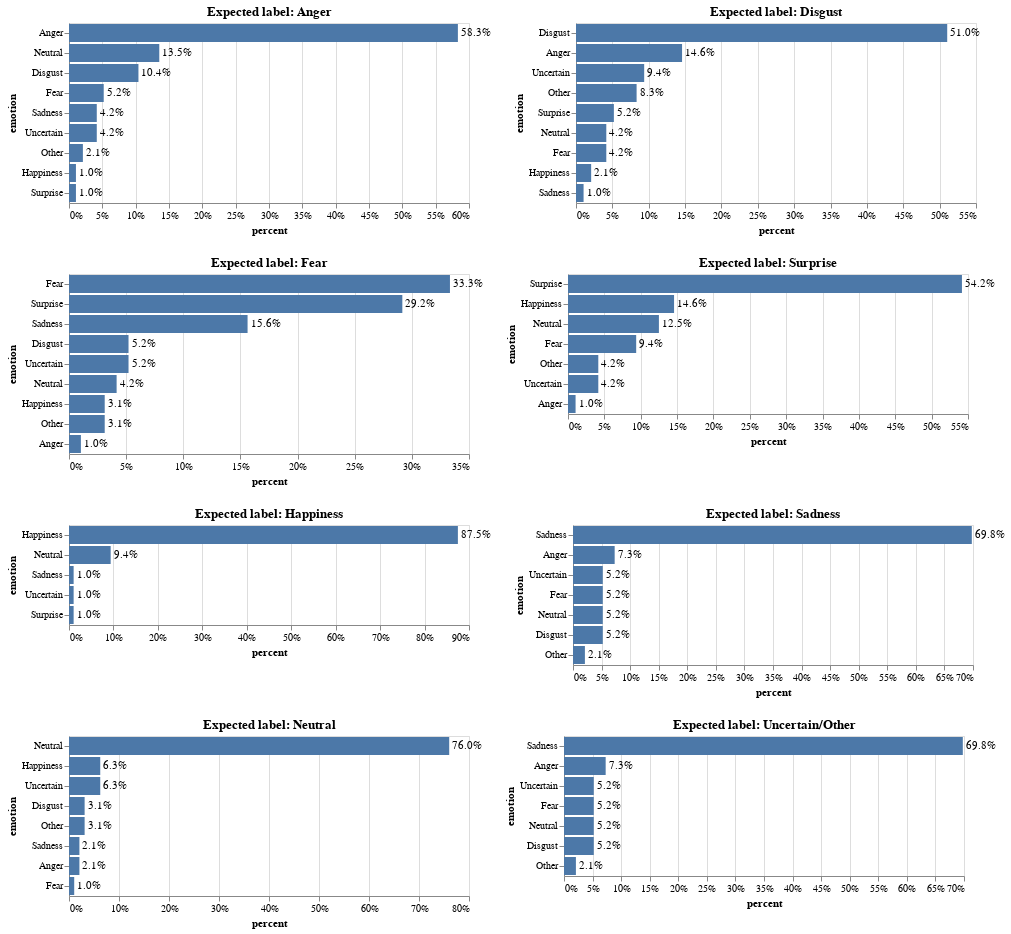

Notebook source saved alongside this figure:
### Code cell
(chart_anger | chart_disgust) & (chart_fear | chart_surprise) & (chart_happiness | chart_sadness) & (chart_neutral | chart_uncertain)

### Figure 1 — Vega-Lite specification as saved in the notebook (floating-point values rounded to 4 significant figures)
{"config": {"view": {"continuousWidth": 400, "continuousHeight": 300}}, "vconcat": [{"hconcat": [{"layer": [{"mark": "bar", "encoding": {"x": {"type": "quantitative", "axis": {"format": ".0%"}, "field": "percent"}, "y": {"type": "nominal", "field": "emotion", "sort": "-x"}}, "title": "Expected label: Anger"}, {"mark": {"type": "text", "align": "left", "baseline": "middle", "dx": 3}, "encoding": {"text": {"type": "quantitative", "field": "percent", "format": ".1%"}, "x": {"type": "quantitative", "axis": {"format": ".0%"}, "field": "percent"}, "y": {"type": "nominal", "field": "emotion", "sort": "-x"}}, "title": "Expected label: Anger"}], "data": {"name": "data-fc1476c212780d0025a4b9df6c674662"}}, {"layer": [{"mark": "bar", "encoding": {"x": {"type": "quantitative", "axis": {"format": ".0%"}, "field": "percent"}, "y": {"type": "nominal", "field": "emotion", "sort": "-x"}}, "title": "Expected label: Disgust"}, {"mark": {"type": "text", "align": "left", "baseline": "middle", "dx": 3}, "encoding": {"text": {"type": "quantitative", "field": "percent", "format": ".1%"}, "x": {"type": "quantitative", "axis": {"format": ".0%"}, "field": "percent"}, "y": {"type": "nominal", "field": "emotion", "sort": "-x"}}, "title": "Expected label: Disgust"}], "data": {"name": "data-9bd4851a32499b1b0c3c2812359bb11b"}}]}, {"hconcat": [{"layer": [{"mark": "bar", "encoding": {"x": {"type": "quantitative", "axis": {"format": ".0%"}, "field": "percent"}, "y": {"type": "nominal", "field": "emotion", "sort": "-x"}}, "title": "Expected label: Fear"}, {"mark": {"type": "text", "align": "left", "baseline": "middle", "dx": 3}, "encoding": {"text": {"type": "quantitative", "field": "percent", "format": ".1%"}, "x": {"type": "quantitative", "axis": {"format": ".0%"}, "field": "percent"}, "y": {"type": "nominal", "field": "emotion", "sort": "-x"}}, "title": "Expected label: Fear"}], "data": {"name": "data-9112cdb226a14694bc4d511731db68d3"}}, {"layer": [{"mark": "bar", "encoding": {"x": {"type": "quantitative", "axis": {"format": ".0%"}, "field": "percent"}, "y": {"type": "nominal", "field": "emotion", "sort": "-x"}}, "title": "Expected label: Surprise"}, {"mark": {"type": "text", "align": "left", "baseline": "middle", "dx": 3}, "encoding": {"text": {"type": "quantitative", "field": "percent", "format": ".1%"}, "x": {"type": "quantitative", "axis": {"format": ".0%"}, "field": "percent"}, "y": {"type": "nominal", "field": "emotion", "sort": "-x"}}, "title": "Expected label: Surprise"}], "data": {"name": "data-a4b4ab5f258e8ccc037045c280ca4046"}}]}, {"hconcat": [{"layer": [{"mark": "bar", "encoding": {"x": {"type": "quantitative", "axis": {"format": ".0%"}, "field": "percent"}, "y": {"type": "nominal", "field": "emotion", "sort": "-x"}}, "title": "Expected label: Happiness"}, {"mark": {"type": "text", "align": "left", "baseline": "middle", "dx": 3}, "encoding": {"text": {"type": "quantitative", "field": "percent", "format": ".1%"}, "x": {"type": "quantitative", "axis": {"format": ".0%"}, "field": "percent"}, "y": {"type": "nominal", "field": "emotion", "sort": "-x"}}, "title": "Expected label: Happiness"}], "data": {"name": "data-0538362e27c8f1e3a300cac866675dba"}}, {"layer": [{"mark": "bar", "encoding": {"x": {"type": "quantitative", "axis": {"format": ".0%"}, "field": "percent"}, "y": {"type": "nominal", "field": "emotion", "sort": "-x"}}, "title": "Expected label: Sadness"}, {"mark": {"type": "text", "align": "left", "baseline": "middle", "dx": 3}, "encoding": {"text": {"type": "quantitative", "field": "percent", "format": ".1%"}, "x": {"type": "quantitative", "axis": {"format": ".0%"}, "field": "percent"}, "y": {"type": "nominal", "field": "emotion", "sort": "-x"}}, "title": "Expected label: Sadness"}], "data": {"name": "data-aed253b1cf0297ee55853b1abf5cd819"}}]}, {"hconcat": [{"layer": [{"mark": "bar", "encoding": {"x": {"type": "quantitative", "axis": {"format": ".0%"}, "field": "percent"}, "y": {"type": "nominal", "field": "emotion", "sort": "-x"}}, "title": "Expected label: Neutral"}, {"mark": {"type": "text", "align": "left", "baseline": "middle", "dx": 3}, "encoding": {"text": {"type": "quantitative", "field": "percent", "format": ".1%"}, "x": {"type": "quantitative", "axis": {"format": ".0%"}, "field": "percent"}, "y": {"type": "nominal", "field": "emotion", "sort": "-x"}}, "title": "Expected label: Neutral"}], "data": {"name": "data-d5ddd7779528d86028d32ee2111bcae6"}}, {"layer": [{"mark": "bar", "encoding": {"x": {"type": "quantitative", "axis": {"format": ".0%"}, "field": "percent"}, "y": {"type": "nominal", "field": "emotion", "sort": "-x"}}, "title": "Expected label: Uncertain/Other"}, {"mark": {"type": "text", "align": "left", "baseline": "middle", "dx": 3}, "encoding": {"text": {"type": "quantitative", "field": "percent", "format": ".1%"}, "x": {"type": "quantitative", "axis": {"format": ".0%"}, "field": "percent"}, "y": {"type": "nominal", "field": "emotion", "sort": "-x"}}, "title": "Expected label: Uncertain/Other"}], "data": {"name": "data-aed253b1cf0297ee55853b1abf5cd819"}}]}], "$schema": "https://vega.github.io/schema/vega-lite/v4.8.1.json", "datasets": {"data-fc1476c212780d0025a4b9df6c674662": [{"counts": 56, "emotion": "Anger", "percent": 0.5833}, {"counts": 13, "emotion": "Neutral", "percent": 0.1354}, {"counts": 10, "emotion": "Disgust", "percent": 0.1042}, {"counts": 5, "emotion": "Fear", "percent": 0.05208}, {"counts": 4, "emotion": "Sadness", "percent": 0.04167}, {"counts": 4, "emotion": "Uncertain", "percent": 0.04167}, {"counts": 2, "emotion": "Other", "percent": 0.02083}, {"counts": 1, "emotion": "Happiness", "percent": 0.01042}, {"counts": 1, "emotion": "Surprise", "percent": 0.01042}], "data-9bd4851a32499b1b0c3c2812359bb11b": [{"counts": 49, "emotion": "Disgust", "percent": 0.5104}, {"counts": 14, "emotion": "Anger", "percent": 0.1458}, {"counts": 9, "emotion": "Uncertain", "percent": 0.09375}, {"counts": 8, "emotion": "Other", "percent": 0.08333}, {"counts": 5, "emotion": "Surprise", "percent": 0.05208}, {"counts": 4, "emotion": "Neutral", "percent": 0.04167}, {"counts": 4, "emotion": "Fear", "percent": 0.04167}, {"counts": 2, "emotion": "Happiness", "percent": 0.02083}, {"counts": 1, "emotion": "Sadness", "percent": 0.01042}], "data-9112cdb226a14694bc4d511731db68d3": [{"counts": 32, "emotion": "Fear", "percent": 0.3333}, {"counts": 28, "emotion": "Surprise", "percent": 0.2917}, {"counts": 15, "emotion": "Sadness", "percent": 0.1562}, {"counts": 5, "emotion": "Disgust", "percent": 0.05208}, {"counts": 5, "emotion": "Uncertain", "percent": 0.05208}, {"counts": 4, "emotion": "Neutral", "percent": 0.04167}, {"counts": 3, "emotion": "Happiness", "percent": 0.03125}, {"counts": 3, "emotion": "Other", "percent": 0.03125}, {"counts": 1, "emotion": "Anger", "percent": 0.01042}], "data-a4b4ab5f258e8ccc037045c280ca4046": [{"counts": 52, "emotion": "Surprise", "percent": 0.5417}, {"counts": 14, "emotion": "Happiness", "percent": 0.1458}, {"counts": 12, "emotion": "Neutral", "percent": 0.125}, {"counts": 9, "emotion": "Fear", "percent": 0.09375}, {"counts": 4, "emotion": "Other", "percent": 0.04167}, {"counts": 4, "emotion": "Uncertain", "percent": 0.04167}, {"counts": 1, "emotion": "Anger", "percent": 0.01042}], "data-0538362e27c8f1e3a300cac866675dba": [{"counts": 84, "emotion": "Happiness", "percent": 0.875}, {"counts": 9, "emotion": "Neutral", "percent": 0.09375}, {"counts": 1, "emotion": "Sadness", "percent": 0.01042}, {"counts": 1, "emotion": "Uncertain", "percent": 0.01042}, {"counts": 1, "emotion": "Surprise", "percent": 0.01042}], "data-aed253b1cf0297ee55853b1abf5cd819": [{"counts": 67, "emotion": "Sadness", "percent": 0.6979}, {"counts": 7, "emotion": "Anger", "percent": 0.07292}, {"counts": 5, "emotion": "Uncertain", "percent": 0.05208}, {"counts": 5, "emotion": "Fear", "percent": 0.05208}, {"counts": 5, "emotion": "Neutral", "percent": 0.05208}, {"counts": 5, "emotion": "Disgust", "percent": 0.05208}, {"counts": 2, "emotion": "Other", "percent": 0.02083}], "data-d5ddd7779528d86028d32ee2111bcae6": [{"counts": 73, "emotion": "Neutral", "percent": 0.7604}, {"counts": 6, "emotion": "Happiness", "percent": 0.0625}, {"counts": 6, "emotion": "Uncertain", "percent": 0.0625}, {"counts": 3, "emotion": "Disgust", "percent": 0.03125}, {"counts": 3, "emotion": "Other", "percent": 0.03125}, {"counts": 2, "emotion": "Sadness", "percent": 0.02083}, {"counts": 2, "emotion": "Anger", "percent": 0.02083}, {"counts": 1, "emotion": "Fear", "percent": 0.01042}]}}
